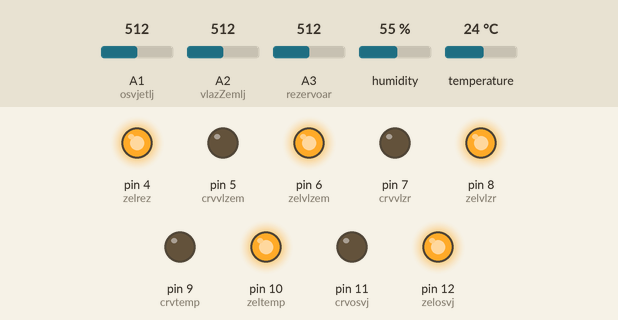
Recording of a sketch running on a simulated Arduino Uno, built with avr-gcc and run on an emulated ATmega328P. Shown: output pins drawn as LEDs (lit = HIGH). The inputs (shaded band) are chosen by the test bench; at power-on: humidity 55 %, A1 (osvjetlj) = 512, A3 (rezervoar) = 512, A2 (vlazZemlj) = 512, temperature 24 °C.

Above: at 1.2 s.
1.3 s: humidity set to 42 %
3.3 s: humidity set to 39 %
At 5.3 s:
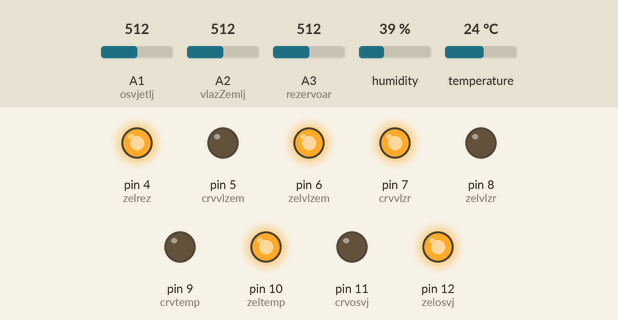
5.7 s: A1 (osvjetlj) set to 468
7.5 s: A1 (osvjetlj) set to 434
At 9.2 s:
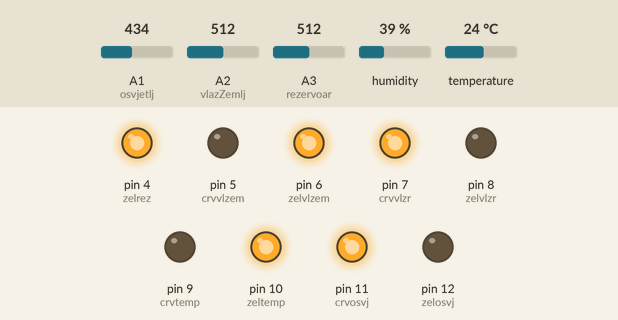
9.9 s: A3 (rezervoar) set to 56
11.7 s: A3 (rezervoar) set to 46
At 13.2 s:
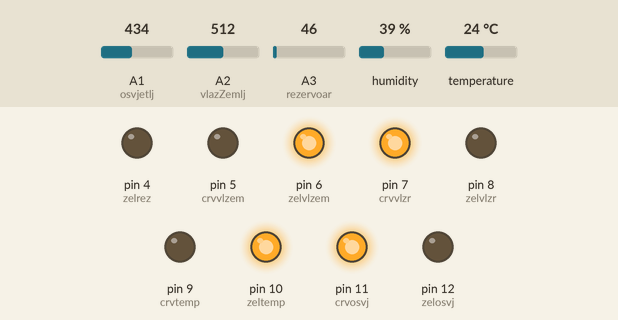
Timing chart, 0 to 14.7 s (numbered marks = the images above; inputs shaded):
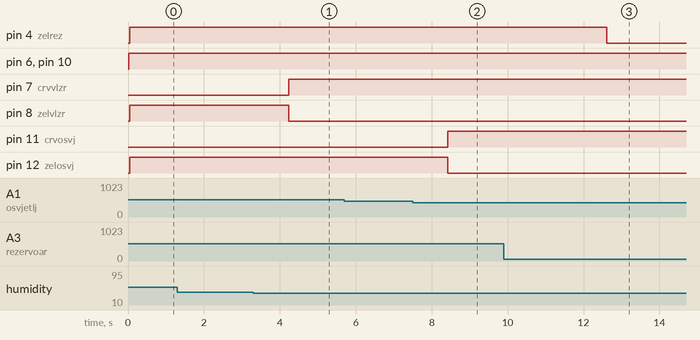

The sketch:

senzori.ino
```cpp
#include "dht.h"
#define DHT11_PIN A0
dht DHT;

int info = 0;

int zelosvj = 12;
int crvosvj = 11;
int zeltemp = 10;
int crvtemp = 9;
int zelvlzr = 8;
int crvvlzr = 7;
int zelvlzem = 6;
int crvvlzem = 5;
int zelrez = 4;
int crvrez = 3;

int threshold_osvjetljenje = 450;
int threshold_temperatura = 17;
int threshlod_vlaznostzraka = 40;
int threshold_vlaznostzemlje = 100;
int threshold_navodnjavanje = 50;

int osvjetlj = 1;
int vlazZemlj = 2;
int rezervoar = 3;

void setup(){
    Serial.begin(9600);
    pinMode(zelosvj, OUTPUT);
    pinMode(crvosvj, OUTPUT);
    pinMode(zeltemp, OUTPUT);
    pinMode(crvtemp, OUTPUT);
    pinMode(zelvlzr, OUTPUT);
    pinMode(crvvlzr, OUTPUT);
    pinMode(zelvlzem, OUTPUT);
    pinMode(crvvlzem, OUTPUT);
    pinMode(zelrez, OUTPUT);
    pinMode(crvrez, OUTPUT);
    pinMode(osvjetlj, INPUT);
    pinMode(vlazZemlj, INPUT);
    pinMode(rezervoar, INPUT);
}

int dajOsvjetljenje(){
  int osvjetljenje = analogRead(osvjetlj);

    return osvjetljenje;
}

int dajVlaznostZemlje(){
  int vlaznostZemlje = 1023-analogRead(vlazZemlj);

    return vlaznostZemlje;
}

int dajTemperaturu(){
   DHT.read11(DHT11_PIN);

    return DHT.temperature;
}

int dajVlaznostZraka(){
   DHT.read11(DHT11_PIN);

    return DHT.humidity;
}

int dajStanjeRezervoara(){
  int stanjeRezervoara = analogRead(rezervoar);

    return stanjeRezervoara;
}

void provjeriDiode(){
  //temperatura
  if(dajTemperaturu() > threshold_temperatura){
        digitalWrite(zeltemp, HIGH);
        digitalWrite(crvtemp, LOW);
    }else{
        digitalWrite(zeltemp, LOW);
        digitalWrite(crvtemp, HIGH);
    }
  //vlaznost zemlje
  if(dajVlaznostZemlje() > threshold_vlaznostzemlje){
        digitalWrite(zelvlzem, HIGH);
        digitalWrite(crvvlzem, LOW);
    }else{
        digitalWrite(zelvlzem, LOW);
        digitalWrite(crvvlzem, HIGH);
    }
  //vlaznost zraka
  if(dajVlaznostZraka() > threshlod_vlaznostzraka){
        digitalWrite(zelvlzr, HIGH);
        digitalWrite(crvvlzr, LOW);
    }else{
        digitalWrite(zelvlzr, LOW);
        digitalWrite(crvvlzr, HIGH);
    }
  //osvjetljenje
  if(dajOsvjetljenje() > threshold_osvjetljenje ){
        digitalWrite(zelosvj, HIGH);
        digitalWrite(crvosvj, LOW);
    }else{
        digitalWrite(zelosvj, LOW);
        digitalWrite(crvosvj, HIGH);
    }
  //rezervoar
  if(dajStanjeRezervoara() > threshold_navodnjavanje){
        digitalWrite(zelrez, HIGH);
        digitalWrite(crvrez, LOW);
    }else{
        digitalWrite(zelrez, LOW);
        digitalWrite(crvrez, HIGH);
    }
  delay(1000);
}

void loop(){
  provjeriDiode();
  if(Serial.available())
    info=Serial.parseInt();
  switch(info){
    case 1 :
      Serial.println(dajOsvjetljenje());
      break;
    case 2 :
      Serial.println(dajVlaznostZemlje());
      break;
    case 3 :
      Serial.println(dajTemperaturu());
      break;
    case 4 :
      Serial.println(dajVlaznostZraka());
      break;
    case 5 :
      Serial.println(dajStanjeRezervoara());
      break;
    default :
      break;
  }
  info = 0;


}
```

Measured:
- the behaviour switches between 41 and 40 % on humidity (found by bisection; images 0 and 1)
- the behaviour switches between 451 and 450 on A1 (osvjetlj) (found by bisection; images 1 and 2)
- the behaviour switches between 51 and 50 on A3 (rezervoar) (found by bisection; images 2 and 3)
- after the input at 1.3 s, every drawn part: stays the same
- after the input at 3.3 s, pin 7 (crvvlzr): LOW → HIGH after 0.94 s; pin 8 (zelvlzr): HIGH → LOW after 0.94 s
- after the input at 5.7 s, every drawn part: stays the same
- after the input at 7.5 s, pin 11 (crvosvj): LOW → HIGH after 0.92 s; pin 12 (zelosvj): HIGH → LOW after 0.92 s
- after the input at 9.9 s, every drawn part: stays the same
- after the input at 11.7 s, pin 4 (zelrez): HIGH → LOW after 0.91 s
